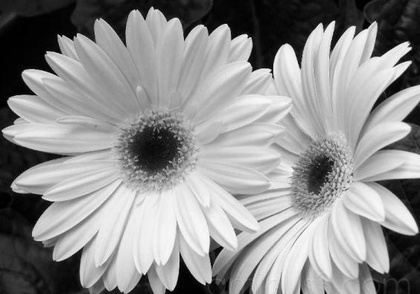
%> input picture Images/deer1.JPG, 420 x 294 px, shrunk from 564 x 395 before the run, given in place of a.tif, which was not available
$ octave highPassFFT.m   (GNU Octave 9; MATLAB toolbox functions it lacks are replaced by stand-ins)
%> lines starting %> are read from the running program, lines starting %| are printed output that depends on the picture; in (x1, y1, x2, y2) boxes, pixels count from 0 and x2, y2 are one past the last pixel; in counts of white or black regions, pixels touching at a corner belong together; the program's own positions count from 1; pictures that were not available may be replaced by others from this repository, and a replacement may not be noted
%code for high pass filter
clc;
clear all;
close all;

a=imread('a.tif');
%> a is the input picture: size 294x420 uint8; min 0, max 255, mean 143.4


c=size(a);
%> c = [294 420]
N=c(1);
%> N = 294
D0=input('Enter cutoff frequency');
%> the answer given: 3
for u=1:1:c(1)
    for v=1:1:c(2)
        D=((u-(N/2))^2+(v-(N/2))^2)^0.5;
        if D<D0;
            H(u,v)=0;
        else
            H(u,v)=1;
        end;
    end;
end;
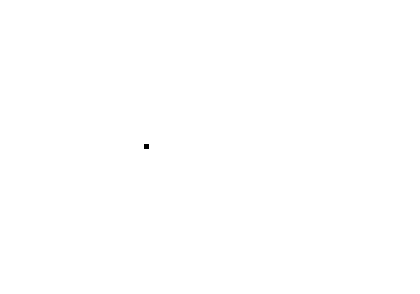
%> H: size 294x420 double; values 0 (black) and 1 (white), 100% white; 1 black region, box (x1, y1, x2, y2) and area: (144, 144, 149, 149) 25

vv=fft2(a);
vc=fftshift(vv);
x=vc.*H;
X=abs(ifft2(x));

figure(1),imshow(uint8(a));
figure(2),mesh(H);
%> after `mesh(H)`:
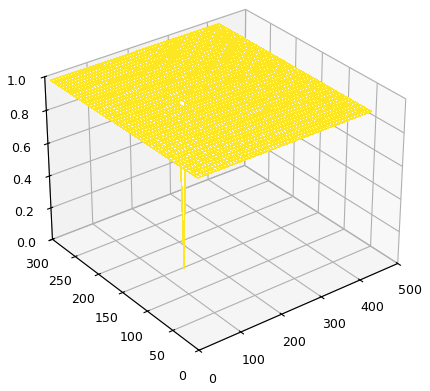
%> figure redrawn from the program's plot data
figure(3),imshow(uint8(X));
figure(4),imagesc(H),colormap(gray);

$ run again, on Images/deer4.jpg
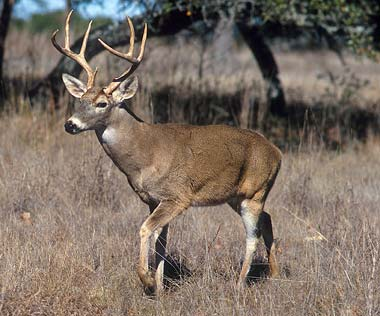
%> input picture Images/deer4.jpg, 380 x 316 px, given in place of a.tif, which was not available
%> a is the input picture: size 316x380x3 uint8; mean R, G, B 124, 110.9, 99.7
%> `X=abs(ifft2(x));`:
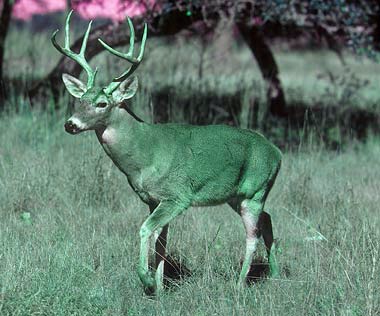
%> X: size 316x380x3 double; mean R, G, B 99.7, 124, 110.9; drawn with min black and max white
%> `mesh(H)`:
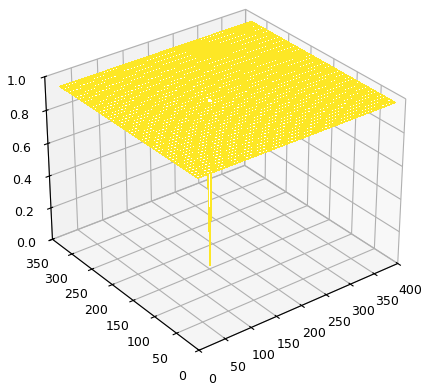
%> figure redrawn from the program's plot data
